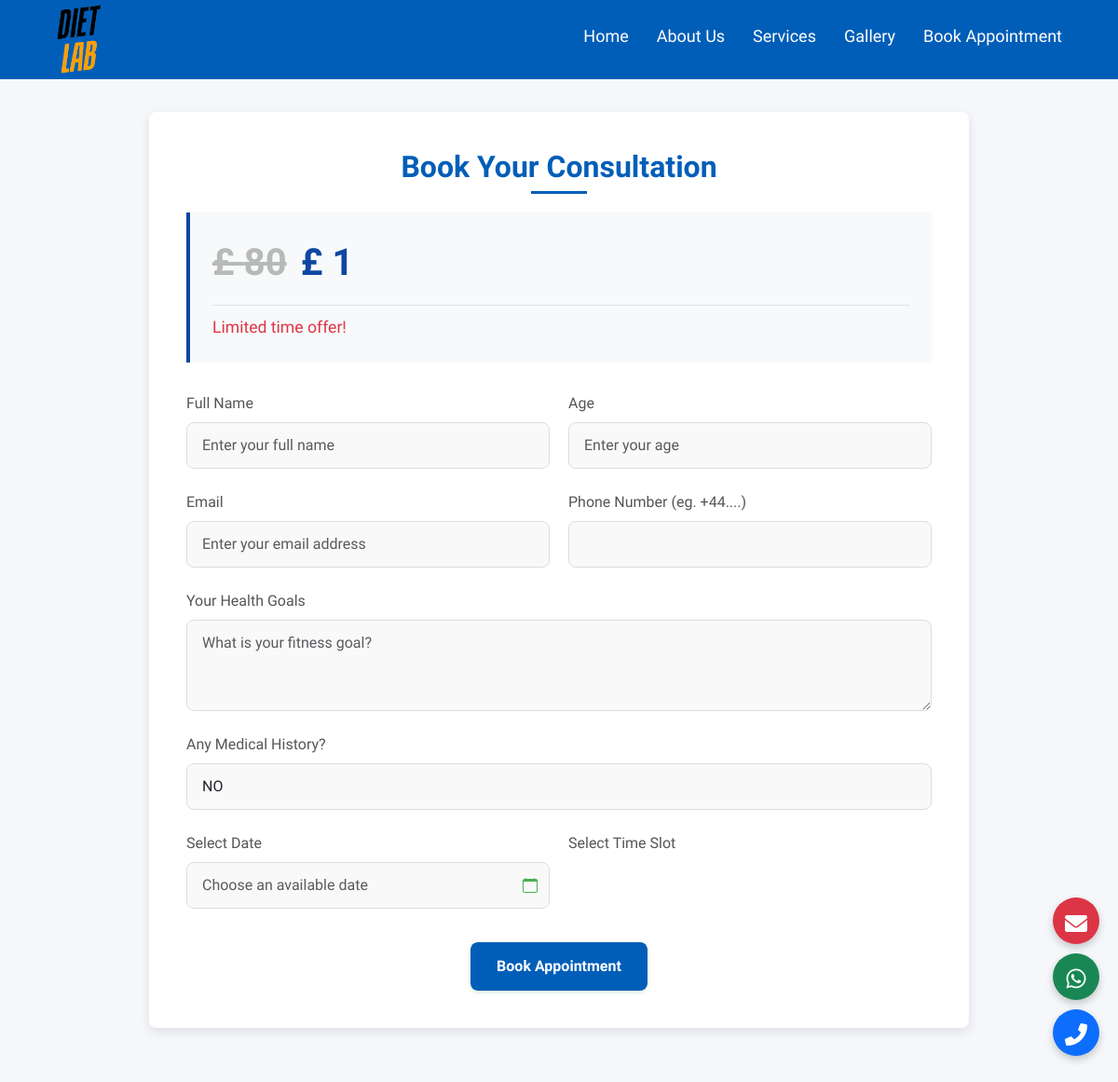
/contact/, run on an earlier commit of the app's database.
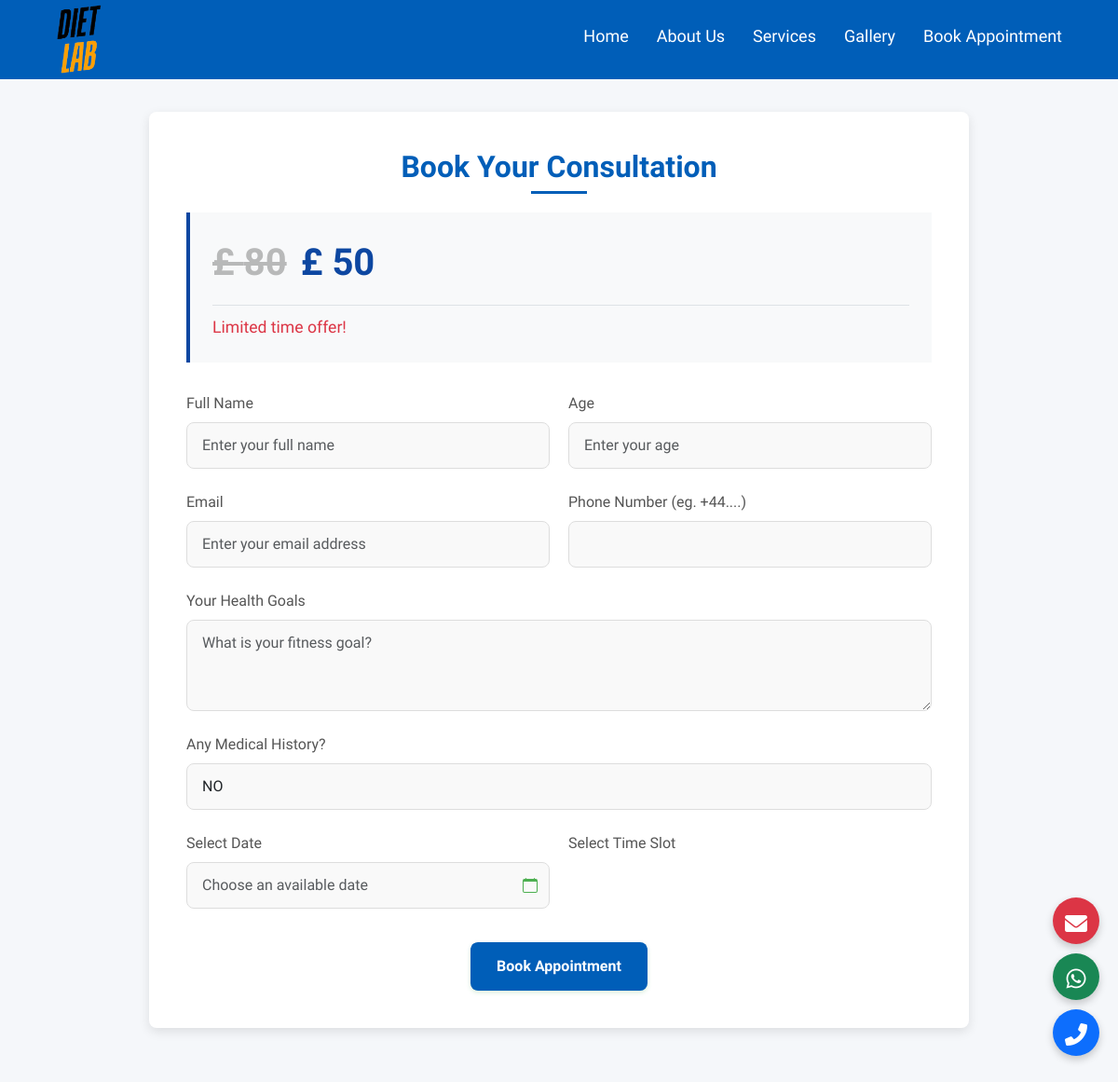
And on a later commit of the database.
### app/models.py (models this page shows, shortened)
class AppointmentPrice(models.Model):
    offer_price = models.DecimalField(max_digits=10, decimal_places=0)
    actual_price = models.DecimalField(max_digits=10, decimal_places=0)
    updated_on = models.DateTimeField(auto_now=True)

### app/views.py (the view)
# urls.py: path("contact/", views.ContactUs_view, name="contact"),
def ContactUs_view(request):
    prices = AppointmentPrice.objects.last()
    if request.method == "POST":
        form = ContactUs_Form(request.POST)
        if form.is_valid():
            time_slot = form.cleaned_data.get('time')
            if not time_slot.is_available:
                messages.error(request, "Sorry, this time slot has just been booked. Please choose another time.")
                return render(request, "contact.html", {"form": form})
            instance = form.save(commit=False)
            instance.price = prices
            amount = int(prices.offer_price * 100)  # Stripe expects amount in pence (not paise for GBP)
            instance.save()
            request.session['contact_id'] = instance.id  # store in session for webhook
            checkout_session = stripe.checkout.Session.create(
                payment_method_types=['card'],
                line_items=[{
                    'price_data': {
                        'currency': 'gbp',
                        'product_data': {
                            'name': f'Consultation with {instance.name}',
                        },
                        'unit_amount': amount,
                    },
                    'quantity': 1,
                }],
                mode='payment',
                success_url=request.build_absolute_uri('/payment/success/'),
                cancel_url=request.build_absolute_uri('/payment/cancel/'),
                metadata={
                    "contact_id": instance.id
                }
            )
            return redirect(checkout_session.url, code=303)
    else:
        form = ContactUs_Form()
    return render(request, "contact.html", {"form": form, "price": prices})

### app/templates/contact.html (shortened to what this page needs)
{% extends 'base.html' %}
{% load static %}
{% block main_block %}
<link rel="stylesheet" href="{% static 'css/contact.css' %}">
<link rel="stylesheet" href="https://cdn.jsdelivr.net/npm/flatpickr/dist/flatpickr.min.css">
<link rel="stylesheet" href="https://cdnjs.cloudflare.com/ajax/libs/intl-tel-input/17.0.13/css/intlTelInput.css">
<div class="contact-container">
    <div class="contact-container">
        <div class="contact-wrapper">
            <div class="contact-form">
                <h2>Book Your Consultation</h2>
                <div class="pricing-banner-section">
                    <div class="pricing-banner">
                        <div class="price-text">
                            <div class="price-bg">£ {{price.actual_price}}</div>
                            <div class="price-actual">£ {{price.offer_price}}</div>
                        </div>
                        <div class="offer-tag">Limited time offer!</div>
                    </div>
                </div>
                <form method="POST">
                    <div class="form-row">
                        <div class="form-col">
                            <div class="form-group">
                                <label for="{{ form.name.id_for_label }}">Full Name</label>
                                {{ form.name }}
                            </div>
                        </div>
                        <div class="form-col">
                            <div class="form-group">
                                <label for="{{ form.age.id_for_label }}">Age</label>
                                {{ form.age }}
                            </div>
                        </div>
                    </div>
                    <div class="form-row">
                        <div class="form-col">
                            <div class="form-group">
                                <label for="{{ form.email.id_for_label }}">Email</label>
                                {{ form.email }}
                            </div>
                        </div>
                        <div class="form-col">
                            <div class="form-group">
                                <label for="{{ form.phone.id_for_label }}">Phone Number (eg. +44....)</label>
                                {{ form.phone }}
                            </div>
                        </div>
                    </div>
                    <div class="form-group">
                        <label for="{{ form.goal.id_for_label }}">Your Health Goals</label>
                        {{ form.goal }}
                    </div>
                    <div class="form-group">
                        <div class="form-group">
                            <label for="{{ form.any_medical_history.id_for_label }}">Any Medical History?</label>
                            {{ form.any_medical_history }}
                        </div>
                    </div>
                    <div class="form-row">
                        <div class="form-col">
                            <div class="mb-3">
                                <label for="date-picker" class="form-label">Select Date</label>
                                <input type="text" id="date-picker" class="form-control"
                                    placeholder="Choose an available date">
                            </div>
                        </div>
                        <div class="form-col">
                            <label class="form-label">Select Time Slot</label>
                        </div>
                    </div>
                    <button type="submit" class="submit-btn mx-auto d-flex justify-content-center">Book
                        Appointment</button>
                </form>
            </div>
        </div>
    </div>
    {% endblock %}

What changed in the data, as far as the page shows it:
changed AppointmentPrice: offer_price "1" → "50"
